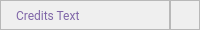
              <widget class="QFrame" name="credits_bar">
               <property name="maximumSize">
                <size>
                 <width>16777215</width>
                 <height>20</height>
                </size>
               </property>
               <property name="styleSheet">
                <string notr="true">QFrame #credits_bar{
background-color:#1f232a;
border-top-left-radius: 0px;
border-bottom-left-radius: 10px;
border-top-right-radius: 0px;
border-bottom-right-radius: 10px;
}

</string>
               </property>
               <property name="frameShape">
                <enum>QFrame::NoFrame</enum>
               </property>
               <property name="frameShadow">
                <enum>QFrame::Raised</enum>
               </property>
               <layout class="QHBoxLayout" name="horizontalLayout_2">
                <property name="spacing">
                 <number>0</number>
                </property>
                <property name="leftMargin">
                 <number>0</number>
                </property>
                <property name="topMargin">
                 <number>0</number>
                </property>
                <property name="rightMargin">
                 <number>0</number>
                </property>
                <property name="bottomMargin">
                 <number>0</number>
                </property>
                <item>
                 <widget class="QFrame" name="frame_label_credits">
                  <property name="frameShape">
                   <enum>QFrame::StyledPanel</enum>
                  </property>
                  <property name="frameShadow">
                   <enum>QFrame::Raised</enum>
                  </property>
                  <layout class="QVBoxLayout" name="verticalLayout_3">
                   <property name="spacing">
                    <number>0</number>
                   </property>
                   <property name="leftMargin">
                    <number>15</number>
                   </property>
                   <property name="topMargin">
                    <number>0</number>
                   </property>
                   <property name="rightMargin">
                    <number>0</number>
                   </property>
                   <property name="bottomMargin">
                    <number>0</number>
                   </property>
                   <item>
                    <widget class="QLabel" name="label_credits">
                     <property name="font">
                      <font>
                       <family>Roboto</family>
                      </font>
                     </property>
                     <property name="styleSheet">
                      <string notr="true">color: rgb(128, 102, 168);</string>
                     </property>
                     <property name="text">
                      <string>Credits Text</string>
                     </property>
                    </widget>
                   </item>
                  </layout>
                 </widget>
                </item>
                <item>
                 <widget class="QFrame" name="frame_grip">
                  <property name="minimumSize">
                   <size>
                    <width>30</width>
                    <height>30</height>
                   </size>
                  </property>
                  <property name="maximumSize">
                   <size>
                    <width>30</width>
                    <height>30</height>
                   </size>
                  </property>
                  <property name="styleSheet">
                   <string notr="true">padding: 5px;</string>
                  </property>
                  <property name="frameShape">
                   <enum>QFrame::StyledPanel</enum>
                  </property>
                  <property name="frameShadow">
                   <enum>QFrame::Raised</enum>
                  </property>
                 </widget>
                </item>
               </layout>
              </widget>
